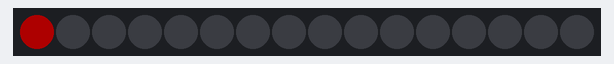
Simulated run of this sketch. Board: Arduino Uno, built with avr-gcc and run on an emulated ATmega328P. Shown: 16 RGB LEDs in strip order, left to right. Dim RGB values are drawn brighter than linear.

Above: at 0.15 s.
At 0.55 s:
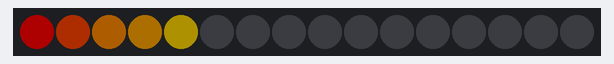
At 0.96 s:
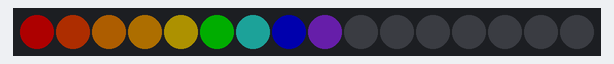
At 1.7 s:
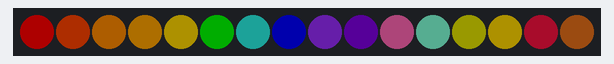

The sketch:

RGBW-16-static.ino
```cpp
// RGBW (Red Green Blue White Neo-Pixel starter code
// 16 LEDS with no loop inside of void loop()
// CW Coleman 170413

#include <Adafruit_NeoPixel.h>
#ifdef __AVR__
  #include <avr/power.h>
#endif

#define PIN 6

#define NUM_LEDS 16

#define BRIGHTNESS 50

Adafruit_NeoPixel strip = Adafruit_NeoPixel(NUM_LEDS, PIN, NEO_GRBW + NEO_KHZ800);


void setup() {
  Serial.begin(115200);
  strip.setBrightness(BRIGHTNESS);
  strip.begin();
  strip.show(); // Initialize all pixels to 'off'
}

// Initialize some variables for the void loop()
int led, red, green, blue, white;
int wait = 100;

void loop() {

  led = 0; red = 255; green = 0; blue = 0; white = 0;
  strip.setPixelColor(led, red, green , blue, white);
  delay(wait);
  strip.show();

  led = 1; red = 255; green = 69; blue = 0; white = 0;
  strip.setPixelColor(led, red, green , blue, white);
  delay(wait);
  strip.show();

  led = 2; red = 255; green = 140; blue = 0; white = 0;
  strip.setPixelColor(led, red, green , blue, white);
  delay(wait);
  strip.show();

  led = 3; red = 255; green = 165; blue = 0; white = 0;
  strip.setPixelColor(led, red, green , blue, white);
  delay(wait);
  strip.show();

  led = 4; red = 255; green = 215; blue = 0; white = 0;
  strip.setPixelColor(led, red, green , blue, white);
  delay(wait);
   strip.show();

  led = 5; red = 0; green = 255; blue = 0; white = 0;
  strip.setPixelColor(led, red, green , blue, white);
  delay(wait);
   strip.show();

  led = 6; red = 32; green = 178; blue = 170; white = 0;
  strip.setPixelColor(led, red, green , blue, white);
  delay(wait);
   strip.show();

    led = 7; red = 0; green = 0; blue = 255; white = 0;
  strip.setPixelColor(led, red, green , blue, white);
  delay(wait);
   strip.show();

    led = 8; red = 138; green = 43; blue = 226; white = 0;
  strip.setPixelColor(led, red, green , blue, white);
  delay(wait);
   strip.show();

    led = 9; red = 75; green = 0; blue = 130; white = 0;
  strip.setPixelColor(led, red, green , blue, white);
  delay(wait);
   strip.show();

    led = 10; red = 255; green = 105; blue = 180; white = 0;
  strip.setPixelColor(led, red, green , blue, white);
  delay(wait);
   strip.show();

    led = 11; red = 127; green = 255; blue = 212; white = 0;
  strip.setPixelColor(led, red, green , blue, white);
  delay(wait);
   strip.show();

    led = 12; red = 128; green = 128; blue = 0; white = 0;
  strip.setPixelColor(led, red, green , blue, white);
  delay(wait);
   strip.show();

    led = 13; red = 255; green = 215; blue = 0; white = 0;
  strip.setPixelColor(led, red, green , blue, white);
  delay(wait);
   strip.show();

   led = 14; red = 220; green = 20; blue = 60; white = 0;
  strip.setPixelColor(led, red, green , blue, white);
  delay(wait);
   strip.show();

  led = 15; red = 139; green = 69; blue = 19; white = 0;
  strip.setPixelColor(led, red, green , blue, white);
  delay(wait);
  strip.show();


}
```
